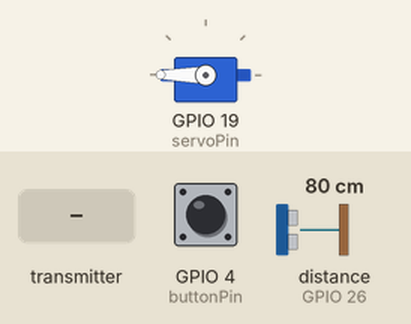
This sketch was run on a simulated ESP32. Shown: servo. Wiring (inferred from the names in the program): ultrasonic range finder: trigger GPIO 27; echo GPIO 26. Inputs (shaded band) come from the test bench; at power-on: distance to the obstacle (sensor on GPIO 26) 80 cm, GPIO 4 (buttonPin) HIGH. The echo pulse lasts 58.3 µs per cm; what the sketch prints to the serial monitor is not drawn.

Above: at 1.9 s.
2.0 s: the transmitter starts sending avgPct = 64
At 3.2 s:
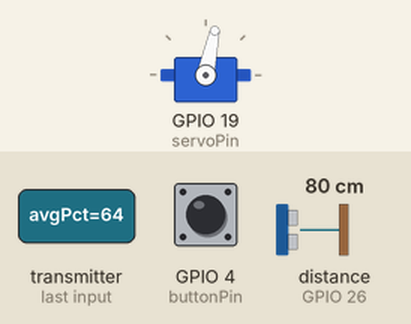
3.6 s: distance to the obstacle (sensor on GPIO 26) set to 14 cm
6.6 s: distance to the obstacle (sensor on GPIO 26) set to 12 cm
At 8.3 s:
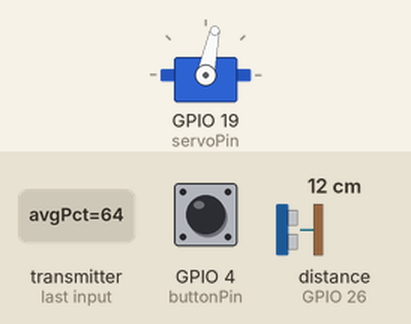
9.1 s: distance to the obstacle (sensor on GPIO 26) set to 9 cm
At 11.0 s:
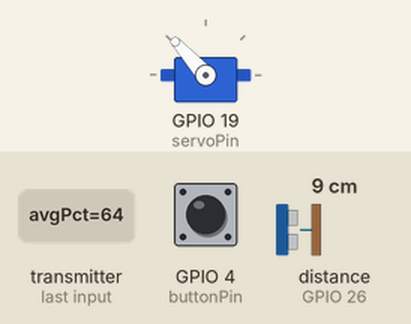
12.1 s: GPIO 4 (buttonPin) pulled LOW for 0.15 s
15.1 s: distance to the obstacle (sensor on GPIO 26) set to 18 cm
Timing chart, 0 to 17.6 s (numbered marks = the images above; inputs shaded):
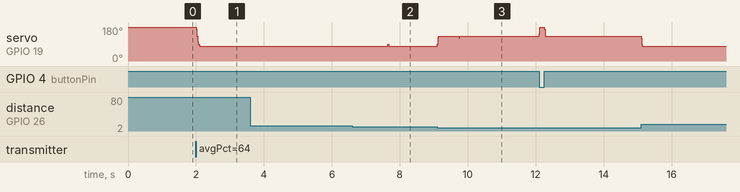

The sketch:

garra_controlada.ino
```cpp
#include <WiFi.h>
#include <esp_now.h>
#include <ESP32Servo.h>

Servo myservo;

const int servoPin = 19;
const int buttonPin = 4;
const int trigPin = 27;
const int echoPin = 26;

// Ajusta se necessário
const int openAngle = 180;
const int closeAngle = 20;

typedef struct struct_message {
  uint8_t avgPct;   // 0 a 100
} struct_message;

struct_message incomingMsg;

volatile uint8_t lastAvgPct = 0;
unsigned long lastPacketTime = 0;

int currentAngle = openAngle;
int targetAngle = openAngle;

float readDistanceCm() {
  digitalWrite(trigPin, LOW);
  delayMicroseconds(2);
  digitalWrite(trigPin, HIGH);
  delayMicroseconds(10);
  digitalWrite(trigPin, LOW);

  unsigned long duration = pulseIn(echoPin, HIGH, 30000);
  if (duration == 0) return 999.0;
  return (duration * 0.0343) / 2.0;
}

int mapPctToAngle(int pct) {
  pct = constrain(pct, 0, 100);
  return map(pct, 0, 100, openAngle, closeAngle);
}

void moveServoFast() {
  int diff = targetAngle - currentAngle;

  if (abs(diff) <= 2) {
    currentAngle = targetAngle;
    myservo.write(currentAngle);
    return;
  }

  // Quanto maior a diferença, maior o passo
  int stepSize = abs(diff) / 4;

  if (stepSize < 2) stepSize = 2;
  if (stepSize > 12) stepSize = 12;

  if (diff > 0) currentAngle += stepSize;
  else currentAngle -= stepSize;

  currentAngle = constrain(currentAngle, min(openAngle, closeAngle), max(openAngle, closeAngle));
  myservo.write(currentAngle);
}

void onDataRecv(const esp_now_recv_info_t *info, const uint8_t *incomingData, int len) {
  if (len == sizeof(struct_message)) {
    memcpy(&incomingMsg, incomingData, sizeof(incomingMsg));
    lastAvgPct = incomingMsg.avgPct;
    lastPacketTime = millis();
  }
}

void setup() {
  Serial.begin(115200);
  delay(500);

  pinMode(trigPin, OUTPUT);
  pinMode(echoPin, INPUT);
  pinMode(buttonPin, INPUT_PULLUP);

  ESP32PWM::allocateTimer(0);
  myservo.setPeriodHertz(50);
  myservo.attach(servoPin, 500, 2400);

  myservo.write(openAngle);
  currentAngle = openAngle;
  targetAngle = openAngle;

  WiFi.mode(WIFI_STA);
  delay(200);

  Serial.print("MAC da garra: ");
  Serial.println(WiFi.macAddress());

  if (esp_now_init() != ESP_OK) {
    Serial.println("Erro ao iniciar ESP-NOW");
    while (true) delay(1000);
  }

  esp_now_register_recv_cb(onDataRecv);

  Serial.println("Garra proporcional rápida pronta");
}

void loop() {
  float distance = readDistanceCm();
  bool emergencyButton = (digitalRead(buttonPin) == LOW);
  bool tooClose = (distance < 10.0);

  if (emergencyButton) {
    targetAngle = openAngle;
  }
  else if (millis() - lastPacketTime > 1000) {
    targetAngle = openAngle;
  }
  else if (tooClose) {
    int safePct = min((int)lastAvgPct, 30);
    targetAngle = mapPctToAngle(safePct);
  }
  else {
    targetAngle = mapPctToAngle(lastAvgPct);
  }

  moveServoFast();

  Serial.print("pct=");
  Serial.print(lastAvgPct);
  Serial.print(" | alvo=");
  Serial.print(targetAngle);
  Serial.print(" | atual=");
  Serial.println(currentAngle);

  delay(2);
}
```

Measured:
- after the input at 2.0 s, servo on GPIO 19 (servoPin): 180° → 78° at once
- after the input at 6.6 s, servo on GPIO 19 (servoPin): 78° → 90° after 1.1 s, → 78° 0.02 s later
